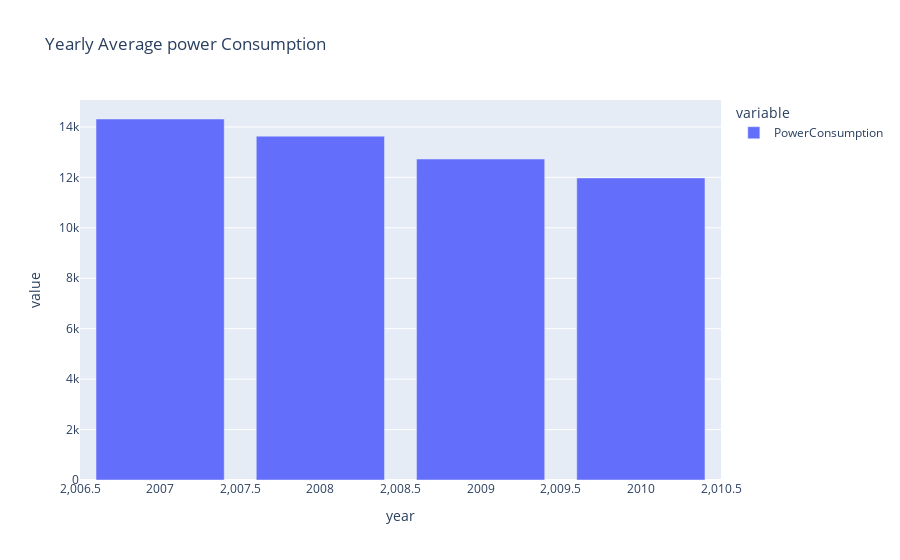

This figure's notebook cell:
### Markdown cell above
Four types of aggregation (Sum, Max, Min, Mean) each for Weekly, Monthly, Quarterly and Yearly Aanalysis.

### Code cell
pe.bar(df_power_consumption.groupby('year')['PowerConsumption'].mean(),title="Yearly Average power Consumption")

### Figure 1 — Plotly figure (JSON) as saved in the notebook; plotly's stock layout.template omitted (floating-point values rounded to 4 significant figures)
{"data": [{"alignmentgroup": "True", "hovertemplate": "variable=PowerConsumption<br>year=%{x}<br>value=%{y}<extra></extra>", "legendgroup": "PowerConsumption", "marker": {"color": "#636efa", "pattern": {"shape": ""}}, "name": "PowerConsumption", "offsetgroup": "PowerConsumption", "orientation": "v", "showlegend": true, "textposition": "auto", "type": "bar", "x": [2007, 2008, 2009, 2010], "xaxis": "x", "y": [14320.0, 13640.0, 12730.0, 11980.0], "yaxis": "y"}], "layout": {"barmode": "relative", "legend": {"title": {"text": "variable"}, "tracegroupgap": 0}, "title": {"text": "Yearly Average power Consumption"}, "xaxis": {"anchor": "y", "domain": [0, 1], "title": {"text": "year"}}, "yaxis": {"anchor": "x", "domain": [0, 1], "title": {"text": "value"}}}}
